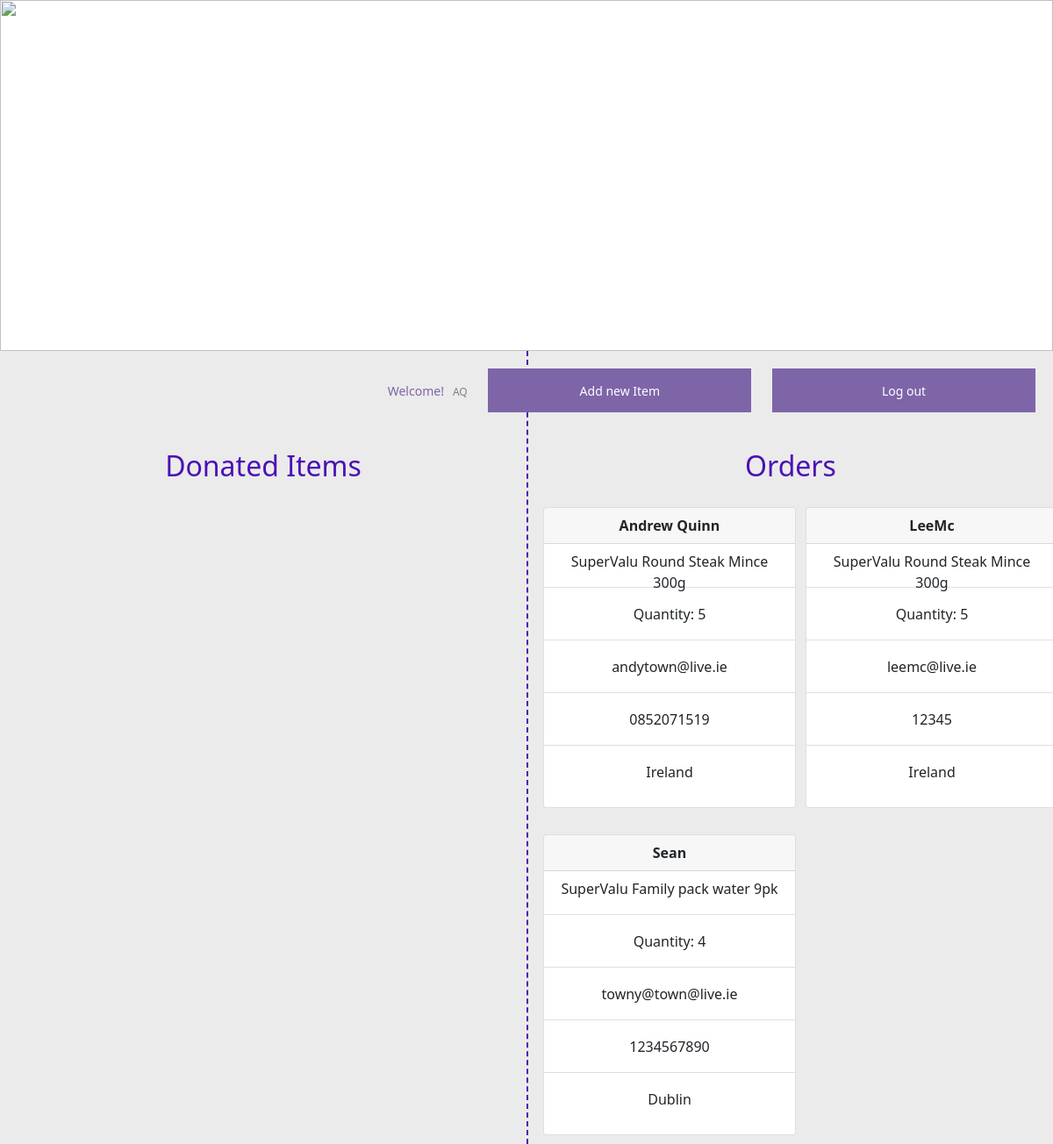
The page /list/item/AQ on the database as committed earlier.
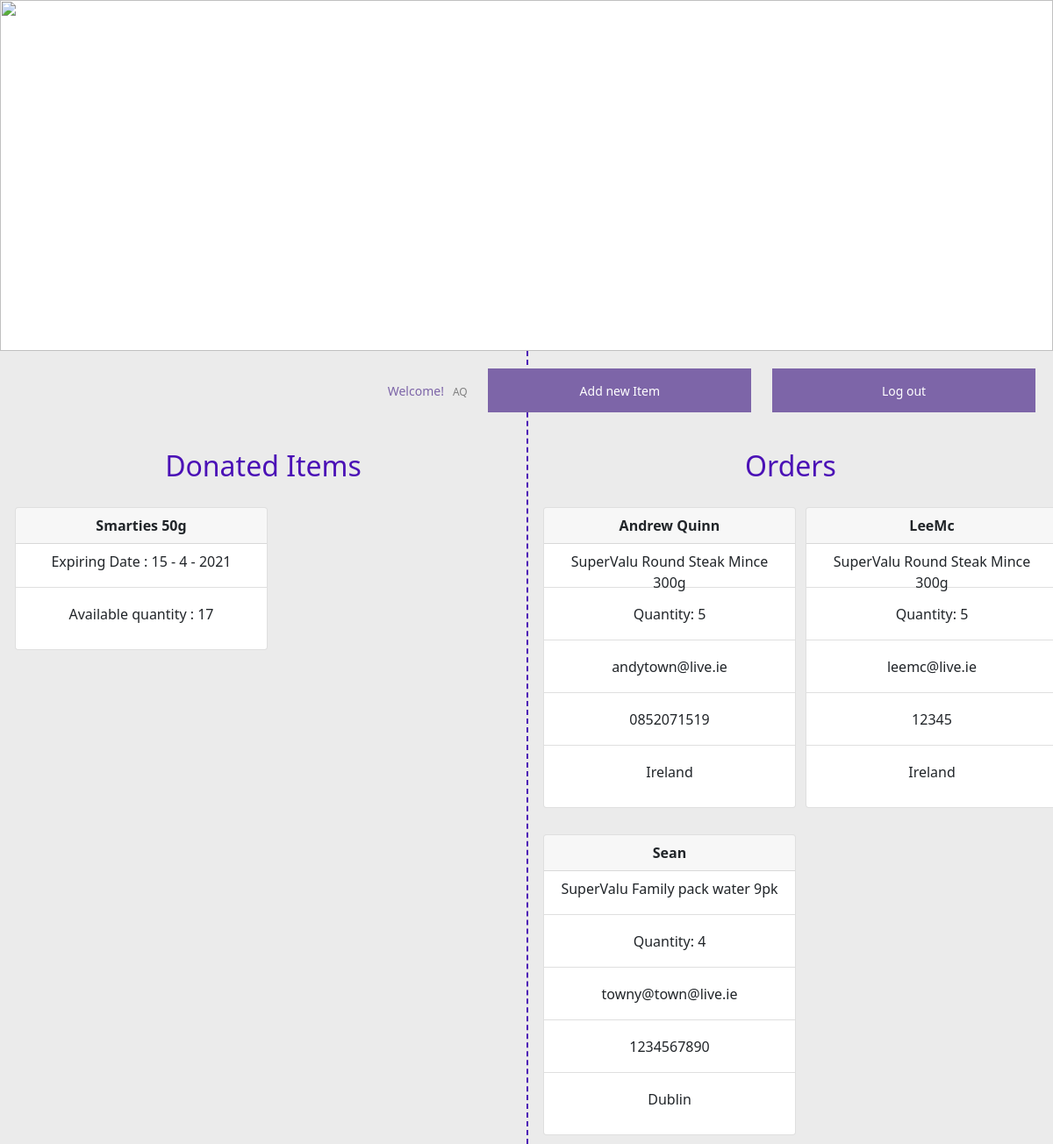
The same page on the database as committed later.
### app.py (models this page shows, shortened)
class orders(db.Model):  # username of owner's food that's unique.
    id = db.Column(db.Integer, primary_key=True)
    username = db.Column(db.String(80), nullable=False)
    fullname = db.Column(db.String(120), nullable=False)
    email = db.Column(db.String(100), nullable=False)
    location = db.Column(db.String(200), nullable=False)
    contact = db.Column(db.String(20), nullable=False)
    fooditemid = db.Column(db.Integer, nullable=False)
    quantityoffood = db.Column(db.String(1000), nullable=False)

class deletedfooditems(db.Model):
    id = db.Column(db.Integer, primary_key=True)
    username = db.Column(db.String(80), nullable=False)
    itemName = db.Column(db.String(120), nullable=False)
    expDay = db.Column(db.Integer, nullable=False)
    expMonth = db.Column(db.Integer, nullable=False)
    expYear = db.Column(db.Integer, nullable=False)
    qx = db.Column(db.Integer, nullable=False)

class fooditem(db.Model):
    id = db.Column(db.Integer, primary_key=True, autoincrement=True)
    username = db.Column(db.String(80), nullable=False)
    itemName = db.Column(db.String(120), nullable=False)
    expDay = db.Column(db.Integer, nullable=False)
    expMonth = db.Column(db.Integer, nullable=False)
    expYear = db.Column(db.Integer, nullable=False)
    qx = db.Column(db.Integer, nullable=False)

### app.py (the view)
@app.route('/list/item/<username>')
def listitem(username):
    items = {}
    items = fooditem.query.filter_by(username=username).all()
    order = orders.query.filter_by(username=username).all()
    if len(items) == 0:
        items = deletedfooditems.query.filter_by(username=username).all()
    obj = {}
    for item in order:
        try:
            value = fooditem.query.filter_by(
                id=item.fooditemid).first().itemName
        except:
            value = deletedfooditems.query.filter_by(
                id=item.fooditemid).first().itemName
        obj[item.fooditemid] = value
    return render_template("item-list-store.html", usrname=username, items=items, orders=order, foodnames=obj)

### templates/item-list-store.html (shortened to what this page needs)
{% extends 'base.html' %}
{% block body %}
<div class="header-container">
    <img src="/static/images/header.jpg" height="400px" width="100%" alt="">
    <div id="username">Welcome!<label id="usrname">{{usrname}}</label>
        <button class="filledbtn" id="newitembtn">Add new Item</button>
        <button class="filledbtn" id="logOutBtn">Log out</button>
    </div>
</div>
<div class="container-fluid" style="background-color:rgb(235, 235, 235);">
    <div class="row">
        <div class="col-md-6">
            <div class="row mt-5">
                <h2 class="text-center pt-3 mt-5" style="color: rgb(75, 17, 182);">Donated Items</h2>
                {% for item in items %}
                {% if item.qx != 0 %}
                <div class="col-md-6 text-center">
                    <div class="card" style="width: 18rem; margin: 20px 5px 10px 5px;">
                        <div class="card-header">
                            <strong>{{item.itemName}}</strong>
                        </div>
                        <ul class="list-group list-group-flush">
                            <li class="list-group-item">Expiring Date : {{item.expDay}} -
                                {{item.expMonth}} - {{item.expYear}}</li>
                            <li class="list-group-item text-center">Available quantity :
                                {{item.qx}}</span>
                            </li>
                        </ul>
                    </div>
                </div>
                {% endif %}
                {% endfor %}
            </div>
        </div>
        <div class="col-md-6" style="border-left: 2px dashed rgb(75, 17, 182);">
            <div class="row mt-5">
                <h2 class="text-center pt-3 mt-5" style="color: rgb(75, 17, 182);">Orders</h2>
                {% for item in orders %}
                <div class="col-md-6 text-center">
                    <div class="card" style="width: 18rem; margin: 20px 5px 10px 5px;">
                        <div class="card-header">
                            <strong>{{item.fullname}}</strong>
                        </div>
                        <ul class="list-group list-group-flush">
                            <li class="list-group-item"> {{foodnames[item.fooditemid]}}</li>
                            <li class="list-group-item">Quantity: {{item.quantityoffood}}</li>
                            <li class="list-group-item">{{item.email}}</li>
                            <li class="list-group-item">{{item.contact}}</li>
                            <li class="list-group-item">{{item.location}}</li>
                        </ul>
                    </div>
                </div>
                {% endfor %}
            </div>
        </div>
    </div>
</div>
{% endblock %}

Rows that differ between the two databases and show on the page:
added fooditem: itemName "Smarties 50g", expDay "15", expMonth "4", expYear "2021", qx "17"
